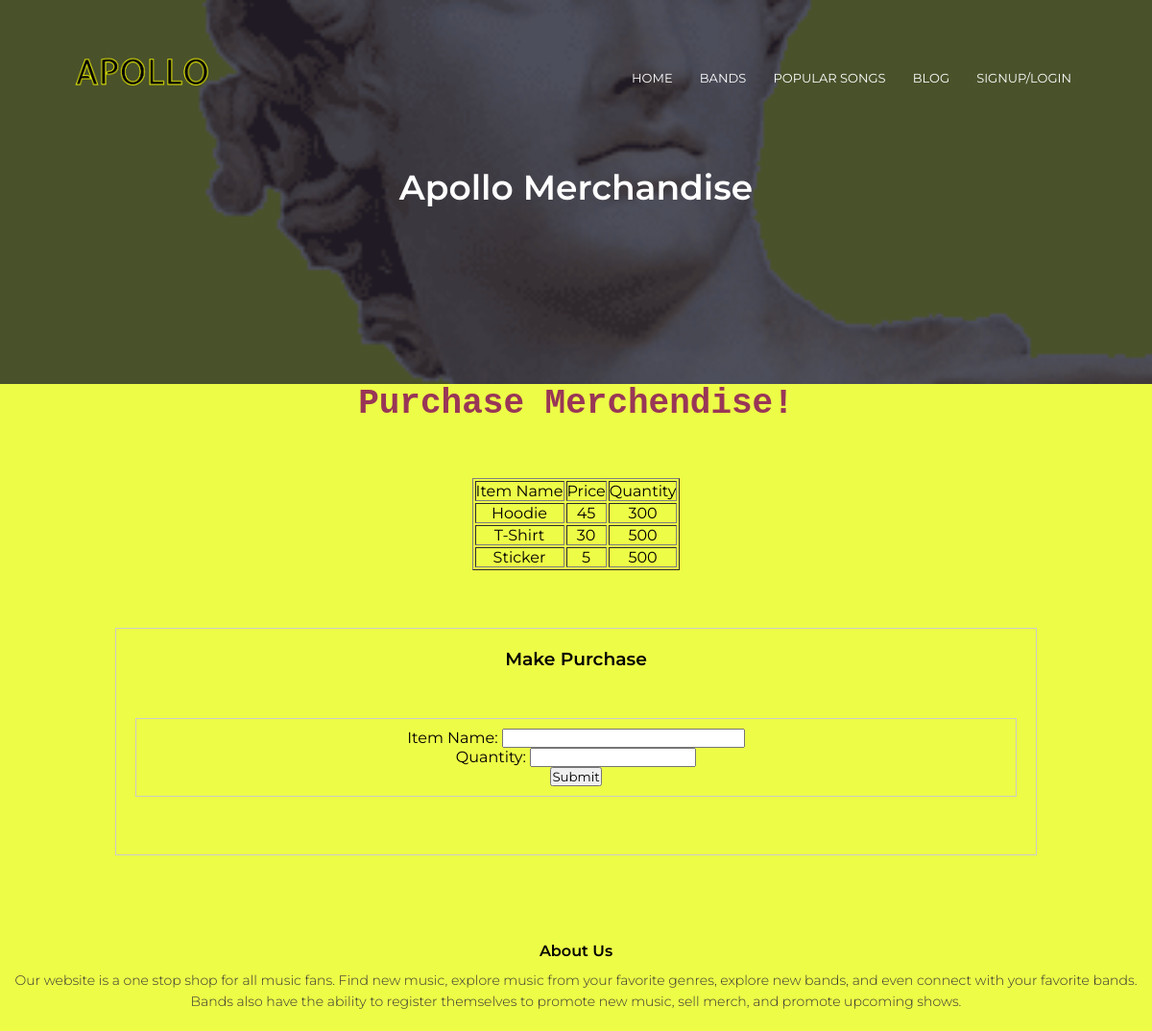
The app's page /buy-merch/6 with its own data.
### models.py (models this page shows)
class Merchendise(db.Model):
    __tablename__ = 'merchendise'
    id = db.Column(db.Integer, primary_key=True)
    user_id = db.Column(db.Integer)
    item_name = db.Column(db.String(100))
    price = db.Column(db.Integer)
    quantity = db.Column(db.Integer)

### main.py (the view, shortened to what this page needs)
@main.route('/buy-merch/<int:uid>', methods=['GET','POST'])
def buy_merch(uid):
    all_merch = Merchendise.query.filter_by(user_id=uid)
    form = SellMerchForm(item_name='', quantity='')
    return render_template('sell-merch.html',form=form, rows=all_merch, bid=uid)

### main.py
class SellMerchForm(FlaskForm):
  item_name = StringField('Item Name: ', validators=[DataRequired()])
  quantity = StringField('Quantity: ', validators=[DataRequired()])
  submit = SubmitField('Submit')

### templates/sell-merch.html (shortened to what this page needs)
{% extends "header.html" %}
    {% block title %} Apollo Merchandise {% endblock %}
{% block content %}
<body style="background-color: #edfc47;">
    <h1 style="color:#993657; text-align: center; font-family: 'Courier New', monospace;">Purchase Merchendise!</h1>
    <br><br><br>
    <table border = 1 style="margin-left: auto; margin-right: auto; text-align: center;">
        <thead>
           <td>Item Name</td>
           <td>Price</td>
           <td>Quantity</td>
        </thead>
        {% for row in rows %}
           <tr>
              <td>{{row["item_name"]}}</td>
              <td>{{row["price"]}}</td>
              <td> {{ row["quantity"]}}</td>
           </tr>
        {% endfor %}
     </table>
    <section class="login-content">
        <div align="center">
            <div class="login-box">
                <form method="POST">
                    <h3>Make Purchase</h3>
                    <div class="login-box">
                        <div class="field">
                            {{ form.item_name.label }}
                            {{ form.item_name(size=30) }}
                        </div>
                        <div class="field">
                            {{ form.quantity.label }}
                            {{ form.quantity }}
                        </div>
                        {{ form.submit() }}
                    </div>
                </form>
            </div>
        </div>
    </section>
</body>
{% endblock %}

### records on screen
Merchendise: item_name "Hoodie", price "45", quantity "300"
Merchendise: item_name "T-Shirt", price "30", quantity "500"
Merchendise: item_name "Sticker", price "5", quantity "500"
